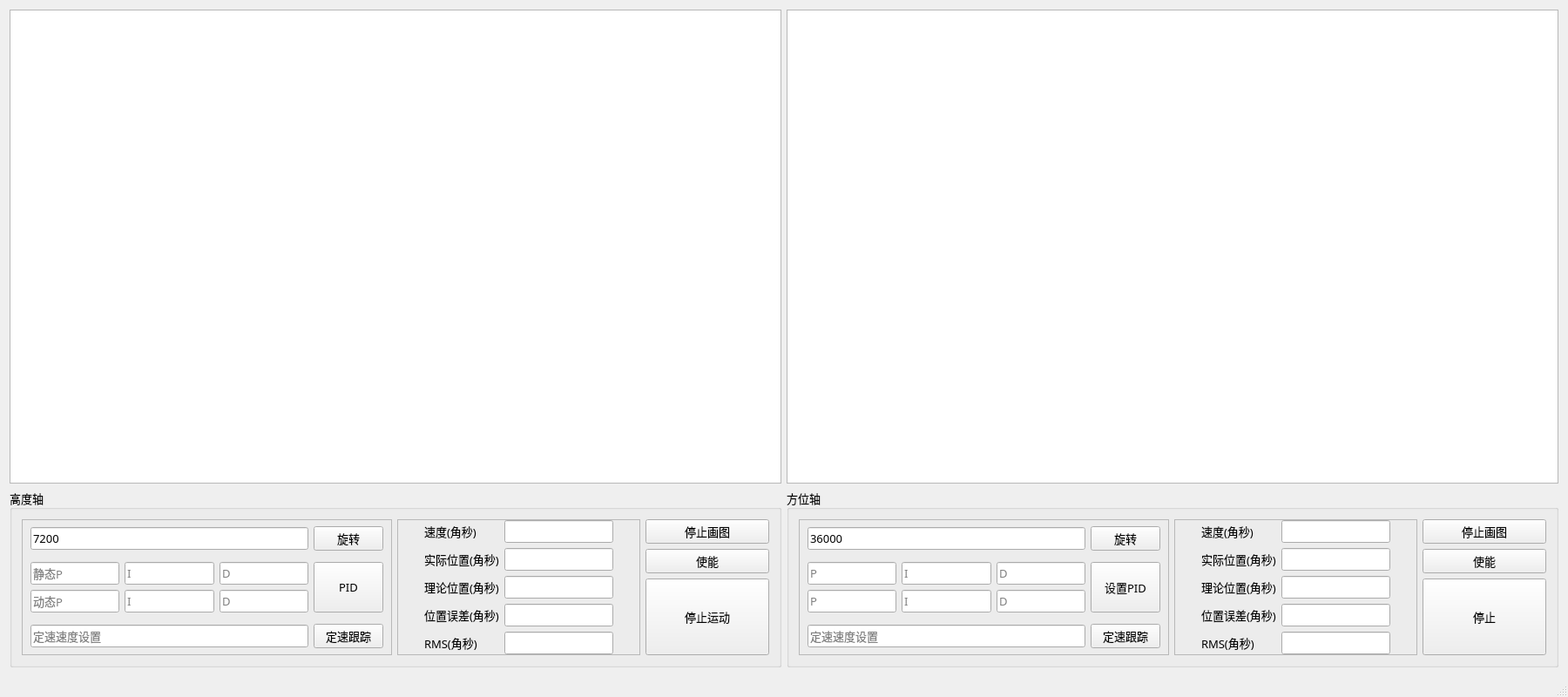
<?xml version="1.0" encoding="UTF-8"?>
<ui version="4.0">
 <class>MainWindow</class>
 <widget class="QMainWindow" name="MainWindow">
  <property name="geometry">
   <rect>
    <x>0</x>
    <y>0</y>
    <width>1800</width>
    <height>800</height>
   </rect>
  </property>
  <property name="font">
   <font>
    <family>宋体</family>
    <pointsize>10</pointsize>
   </font>
  </property>
  <property name="windowTitle">
   <string/>
  </property>
  <widget class="QWidget" name="centralWidget">
   <layout class="QHBoxLayout" name="horizontalLayout" stretch="0">
    <item>
     <layout class="QHBoxLayout" name="horizontalLayout_2" stretch="15">
      <item>
       <layout class="QHBoxLayout" name="horizontalLayout_3" stretch="1,1">
        <item>
         <layout class="QVBoxLayout" name="verticalLayout" stretch="6,1">
          <item>
           <widget class="QChartView" name="graphicsView"/>
          </item>
          <item>
           <widget class="QGroupBox" name="groupBox_4">
            <property name="title">
             <string>高度轴</string>
            </property>
            <layout class="QHBoxLayout" name="horizontalLayout_5" stretch="3,0,1">
             <item>
              <widget class="QFrame" name="frame_3">
               <property name="frameShape">
                <enum>QFrame::StyledPanel</enum>
               </property>
               <property name="frameShadow">
                <enum>QFrame::Raised</enum>
               </property>
               <layout class="QGridLayout" name="gridLayout_3">
                <property name="leftMargin">
                 <number>9</number>
                </property>
                <property name="topMargin">
                 <number>0</number>
                </property>
                <property name="rightMargin">
                 <number>9</number>
                </property>
                <property name="bottomMargin">
                 <number>0</number>
                </property>
                <property name="spacing">
                 <number>6</number>
                </property>
                <item row="0" column="0">
                 <layout class="QHBoxLayout" name="horizontalLayout_11">
                  <item>
                   <widget class="QLineEdit" name="lineEdit_speed_H">
                    <property name="text">
                     <string>7200</string>
                    </property>
                    <property name="placeholderText">
                     <string>旋转速度 (角秒)</string>
                    </property>
                   </widget>
                  </item>
                  <item>
                   <widget class="QPushButton" name="move_H">
                    <property name="text">
                     <string>旋转</string>
                    </property>
                   </widget>
                  </item>
                 </layout>
                </item>
                <item row="2" column="0">
                 <layout class="QHBoxLayout" name="horizontalLayout_13">
                  <item>
                   <widget class="QLineEdit" name="lineEdit_setspeed_H">
                    <property name="placeholderText">
                     <string>定速速度设置</string>
                    </property>
                   </widget>
                  </item>
                  <item>
                   <widget class="QPushButton" name="setSpeed_H">
                    <property name="text">
                     <string>定速跟踪</string>
                    </property>
                   </widget>
                  </item>
                 </layout>
                </item>
                <item row="1" column="0">
                 <layout class="QGridLayout" name="gridLayout_5">
                  <item row="0" column="2">
                   <widget class="QLineEdit" name="lineEdit_D_H">
                    <property name="placeholderText">
                     <string>D</string>
                    </property>
                   </widget>
                  </item>
                  <item row="0" column="0">
                   <widget class="QLineEdit" name="lineEdit_P_H">
                    <property name="inputMask">
                     <string/>
                    </property>
                    <property name="text">
                     <string/>
                    </property>
                    <property name="placeholderText">
                     <string>静态P</string>
                    </property>
                   </widget>
                  </item>
                  <item row="0" column="1">
                   <widget class="QLineEdit" name="lineEdit_I_H">
                    <property name="placeholderText">
                     <string>I</string>
                    </property>
                   </widget>
                  </item>
                  <item row="1" column="0">
                   <widget class="QLineEdit" name="lineEdit_P_H_2">
                    <property name="inputMask">
                     <string/>
                    </property>
                    <property name="text">
                     <string/>
                    </property>
                    <property name="placeholderText">
                     <string>动态P</string>
                    </property>
                   </widget>
                  </item>
                  <item row="1" column="1">
                   <widget class="QLineEdit" name="lineEdit_I_H_2">
                    <property name="placeholderText">
                     <string>I</string>
                    </property>
                   </widget>
                  </item>
                  <item row="1" column="2">
                   <widget class="QLineEdit" name="lineEdit_D_H_2">
                    <property name="placeholderText">
                     <string>D</string>
                    </property>
                   </widget>
                  </item>
                  <item row="0" column="3" rowspan="2">
                   <widget class="QPushButton" name="pushButton_setPID_H">
                    <property name="sizePolicy">
                     <sizepolicy hsizetype="Minimum" vsizetype="Preferred">
                      <horstretch>0</horstretch>
                      <verstretch>0</verstretch>
                     </sizepolicy>
                    </property>
                    <property name="text">
                     <string>PID</string>
                    </property>
                   </widget>
                  </item>
                 </layout>
                </item>
               </layout>
              </widget>
             </item>
             <item>
              <widget class="QFrame" name="frame_4">
               <property name="frameShape">
                <enum>QFrame::StyledPanel</enum>
               </property>
               <property name="frameShadow">
                <enum>QFrame::Raised</enum>
               </property>
               <layout class="QGridLayout" name="gridLayout_4">
                <property name="leftMargin">
                 <number>30</number>
                </property>
                <property name="topMargin">
                 <number>0</number>
                </property>
                <property name="rightMargin">
                 <number>30</number>
                </property>
                <property name="bottomMargin">
                 <number>0</number>
                </property>
                <item row="2" column="1">
                 <widget class="QLineEdit" name="target_H"/>
                </item>
                <item row="1" column="1">
                 <widget class="QLineEdit" name="actual_H"/>
                </item>
                <item row="2" column="0">
                 <widget class="QLabel" name="label_9">
                  <property name="text">
                   <string>理论位置(角秒)</string>
                  </property>
                 </widget>
                </item>
                <item row="3" column="1">
                 <widget class="QLineEdit" name="error_H"/>
                </item>
                <item row="3" column="0">
                 <widget class="QLabel" name="label_10">
                  <property name="text">
                   <string>位置误差(角秒)</string>
                  </property>
                 </widget>
                </item>
                <item row="0" column="1">
                 <widget class="QLineEdit" name="speed_H"/>
                </item>
                <item row="1" column="0">
                 <widget class="QLabel" name="label_8">
                  <property name="text">
                   <string>实际位置(角秒)</string>
                  </property>
                 </widget>
                </item>
                <item row="0" column="0">
                 <widget class="QLabel" name="label_7">
                  <property name="text">
                   <string>速度(角秒)</string>
                  </property>
                 </widget>
                </item>
                <item row="4" column="0">
                 <widget class="QLabel" name="label_12">
                  <property name="text">
                   <string>RMS(角秒)</string>
                  </property>
                 </widget>
                </item>
                <item row="4" column="1">
                 <widget class="QLineEdit" name="RMS_H"/>
                </item>
               </layout>
              </widget>
             </item>
             <item>
              <layout class="QVBoxLayout" name="verticalLayout_4">
               <item>
                <widget class="QPushButton" name="stop_showH">
                 <property name="text">
                  <string>停止画图</string>
                 </property>
                </widget>
               </item>
               <item>
                <widget class="QPushButton" name="enable_H">
                 <property name="text">
                  <string>使能</string>
                 </property>
                </widget>
               </item>
               <item>
                <widget class="QPushButton" name="stop_H">
                 <property name="sizePolicy">
                  <sizepolicy hsizetype="Minimum" vsizetype="Preferred">
                   <horstretch>0</horstretch>
                   <verstretch>0</verstretch>
                  </sizepolicy>
                 </property>
                 <property name="text">
                  <string>停止运动</string>
                 </property>
                </widget>
               </item>
              </layout>
             </item>
            </layout>
           </widget>
          </item>
         </layout>
        </item>
        <item>
         <layout class="QVBoxLayout" name="verticalLayout_2" stretch="6,1">
          <item>
           <widget class="QGraphicsView" name="graphicsView_2"/>
          </item>
          <item>
           <widget class="QGroupBox" name="groupBox_2">
            <property name="title">
             <string>方位轴</string>
            </property>
            <layout class="QHBoxLayout" name="horizontalLayout_4" stretch="3,0,1">
             <item>
              <widget class="QFrame" name="frame">
               <property name="frameShape">
                <enum>QFrame::StyledPanel</enum>
               </property>
               <property name="frameShadow">
                <enum>QFrame::Raised</enum>
               </property>
               <layout class="QGridLayout" name="gridLayout">
                <property name="leftMargin">
                 <number>9</number>
                </property>
                <property name="topMargin">
                 <number>0</number>
                </property>
                <property name="rightMargin">
                 <number>9</number>
                </property>
                <property name="bottomMargin">
                 <number>0</number>
                </property>
                <property name="spacing">
                 <number>6</number>
                </property>
                <item row="0" column="0">
                 <layout class="QHBoxLayout" name="horizontalLayout_10">
                  <item>
                   <widget class="QLineEdit" name="lineEdit_speed_AZ">
                    <property name="text">
                     <string>36000</string>
                    </property>
                    <property name="placeholderText">
                     <string>旋转速度 (角秒)</string>
                    </property>
                   </widget>
                  </item>
                  <item>
                   <widget class="QPushButton" name="move_AZ">
                    <property name="text">
                     <string>旋转</string>
                    </property>
                   </widget>
                  </item>
                 </layout>
                </item>
                <item row="1" column="0">
                 <layout class="QGridLayout" name="gridLayout_6">
                  <item row="0" column="2">
                   <widget class="QLineEdit" name="lineEdit_D_AZ">
                    <property name="placeholderText">
                     <string>D</string>
                    </property>
                   </widget>
                  </item>
                  <item row="0" column="0">
                   <widget class="QLineEdit" name="lineEdit_P_AZ">
                    <property name="inputMask">
                     <string/>
                    </property>
                    <property name="text">
                     <string/>
                    </property>
                    <property name="placeholderText">
                     <string>P</string>
                    </property>
                   </widget>
                  </item>
                  <item row="0" column="1">
                   <widget class="QLineEdit" name="lineEdit_I_AZ">
                    <property name="placeholderText">
                     <string>I</string>
                    </property>
                   </widget>
                  </item>
                  <item row="1" column="0">
                   <widget class="QLineEdit" name="lineEdit_P_AZ_2">
                    <property name="inputMask">
                     <string/>
                    </property>
                    <property name="text">
                     <string/>
                    </property>
                    <property name="placeholderText">
                     <string>P</string>
                    </property>
                   </widget>
                  </item>
                  <item row="1" column="1">
                   <widget class="QLineEdit" name="lineEdit_I_AZ_2">
                    <property name="placeholderText">
                     <string>I</string>
                    </property>
                   </widget>
                  </item>
                  <item row="1" column="2">
                   <widget class="QLineEdit" name="lineEdit_D_AZ_2">
                    <property name="placeholderText">
                     <string>D</string>
                    </property>
                   </widget>
                  </item>
                  <item row="0" column="3" rowspan="2">
                   <widget class="QPushButton" name="pushButton_setPID_AZ">
                    <property name="sizePolicy">
                     <sizepolicy hsizetype="Minimum" vsizetype="Preferred">
                      <horstretch>0</horstretch>
                      <verstretch>0</verstretch>
                     </sizepolicy>
                    </property>
                    <property name="text">
                     <string>设置PID</string>
                    </property>
                   </widget>
                  </item>
                 </layout>
                </item>
                <item row="2" column="0">
                 <layout class="QHBoxLayout" name="horizontalLayout_9">
                  <item>
                   <widget class="QLineEdit" name="lineEdit_setspeed_AZ">
                    <property name="placeholderText">
                     <string>定速速度设置</string>
                    </property>
                   </widget>
                  </item>
                  <item>
                   <widget class="QPushButton" name="setSpeed_AZ">
                    <property name="text">
                     <string>定速跟踪</string>
                    </property>
                   </widget>
                  </item>
                 </layout>
                </item>
               </layout>
              </widget>
             </item>
             <item>
              <widget class="QFrame" name="frame_2">
               <property name="frameShape">
                <enum>QFrame::StyledPanel</enum>
               </property>
               <property name="frameShadow">
                <enum>QFrame::Raised</enum>
               </property>
               <layout class="QGridLayout" name="gridLayout_2">
                <property name="leftMargin">
                 <number>30</number>
                </property>
                <property name="topMargin">
                 <number>0</number>
                </property>
                <property name="rightMargin">
                 <number>30</number>
                </property>
                <property name="bottomMargin">
                 <number>0</number>
                </property>
                <item row="2" column="1">
                 <widget class="QLineEdit" name="target_AZ"/>
                </item>
                <item row="0" column="1">
                 <widget class="QLineEdit" name="speed_AZ"/>
                </item>
                <item row="0" column="0">
                 <widget class="QLabel" name="label_6">
                  <property name="text">
                   <string>速度(角秒)</string>
                  </property>
                 </widget>
                </item>
                <item row="3" column="0">
                 <widget class="QLabel" name="label_11">
                  <property name="text">
                   <string>位置误差(角秒)</string>
                  </property>
                 </widget>
                </item>
                <item row="1" column="1">
                 <widget class="QLineEdit" name="actual_AZ"/>
                </item>
                <item row="3" column="1">
                 <widget class="QLineEdit" name="error_AZ"/>
                </item>
                <item row="2" column="0">
                 <widget class="QLabel" name="label_5">
                  <property name="text">
                   <string>理论位置(角秒)</string>
                  </property>
                 </widget>
                </item>
                <item row="1" column="0">
                 <widget class="QLabel" name="label_4">
                  <property name="text">
                   <string>实际位置(角秒)</string>
                  </property>
                 </widget>
                </item>
                <item row="4" column="0">
                 <widget class="QLabel" name="label_13">
                  <property name="text">
                   <string>RMS(角秒)</string>
                  </property>
                 </widget>
                </item>
                <item row="4" column="1">
                 <widget class="QLineEdit" name="RMS_AZ"/>
                </item>
               </layout>
              </widget>
             </item>
             <item>
              <layout class="QVBoxLayout" name="verticalLayout_5">
               <item>
                <widget class="QPushButton" name="stop_showAZ">
                 <property name="text">
                  <string>停止画图</string>
                 </property>
                </widget>
               </item>
               <item>
                <widget class="QPushButton" name="enable_AZ">
                 <property name="text">
                  <string>使能</string>
                 </property>
                </widget>
               </item>
               <item>
                <widget class="QPushButton" name="stop_AZ">
                 <property name="sizePolicy">
                  <sizepolicy hsizetype="Minimum" vsizetype="Preferred">
                   <horstretch>0</horstretch>
                   <verstretch>0</verstretch>
                  </sizepolicy>
                 </property>
                 <property name="text">
                  <string>停止</string>
                 </property>
                </widget>
               </item>
              </layout>
             </item>
            </layout>
           </widget>
          </item>
         </layout>
        </item>
       </layout>
      </item>
     </layout>
    </item>
   </layout>
  </widget>
  <widget class="QMenuBar" name="menuBar">
   <property name="geometry">
    <rect>
     <x>0</x>
     <y>0</y>
     <width>1800</width>
     <height>23</height>
    </rect>
   </property>
  </widget>
  <widget class="QStatusBar" name="statusBar"/>
 </widget>
 <layoutdefault spacing="6" margin="11"/>
 <customwidgets>
  <customwidget>
   <class>QChartView</class>
   <extends>QGraphicsView</extends>
   <header location="global">qchartview.h</header>
   <container>1</container>
  </customwidget>
 </customwidgets>
 <resources/>
 <connections/>
</ui>
